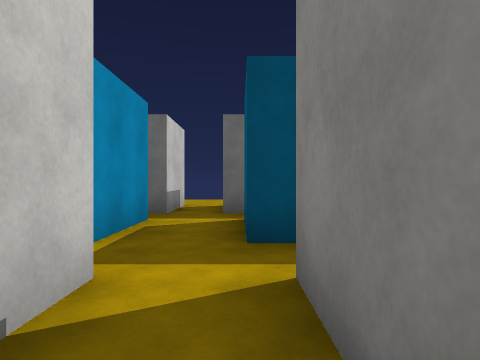
view 1 (above)

24 first-person views from a walk through a Unity game level. The camera is 1.3 m above the floor, looks level and sees 75° across. The floor is counted in squares, 2 m on a side. Each view is taken from the middle of a square. On the plan, view 1 faces up. The plan holds only what a view shows up to about 10 squares ahead; the rest is blank. The place goes on beyond the plan. The player is left out. Surface patterns are stand-ins for the level's own textures.

view 2
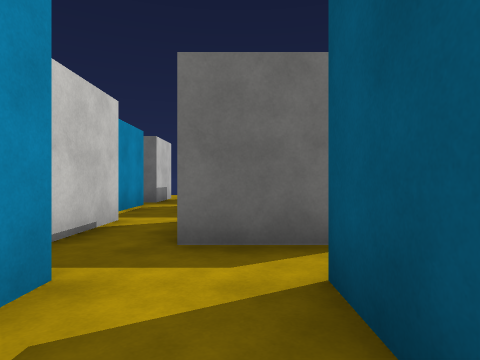

view 3
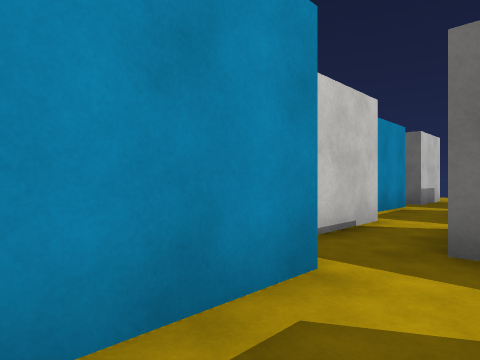

view 4
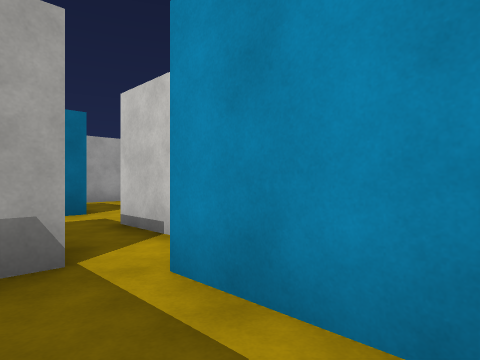

view 5
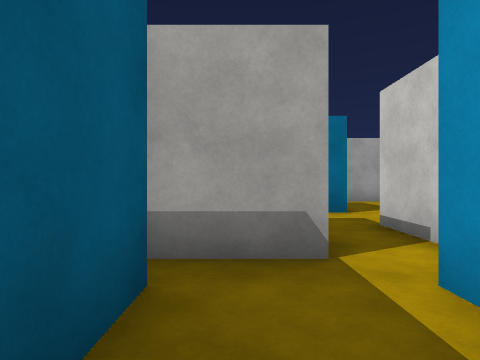

view 6
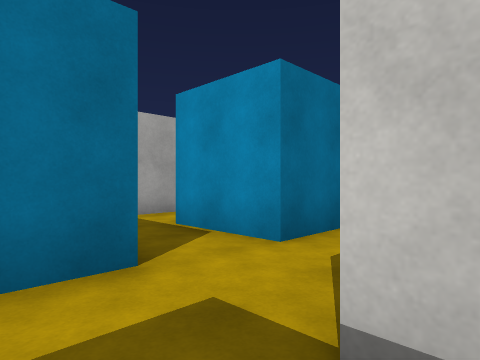

view 7
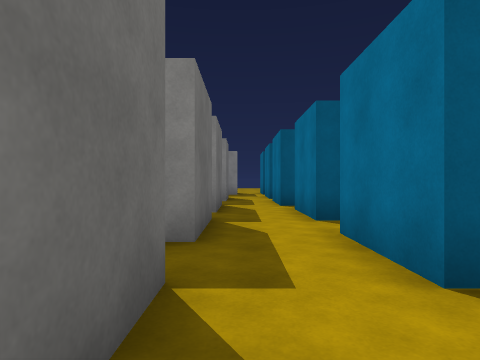

view 8
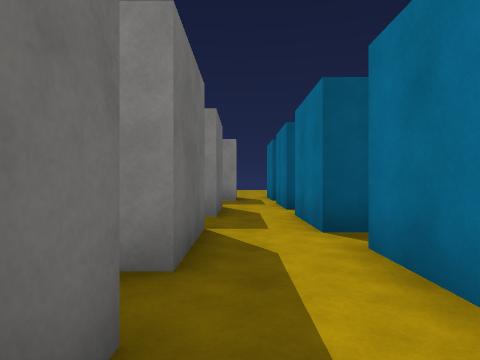

view 9
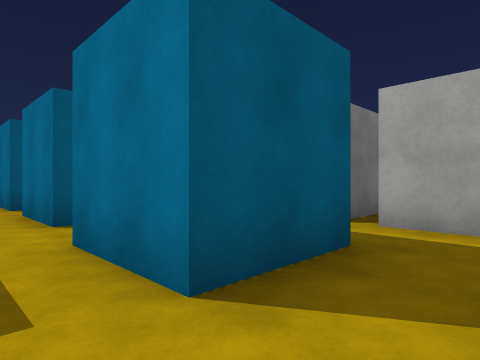

view 10
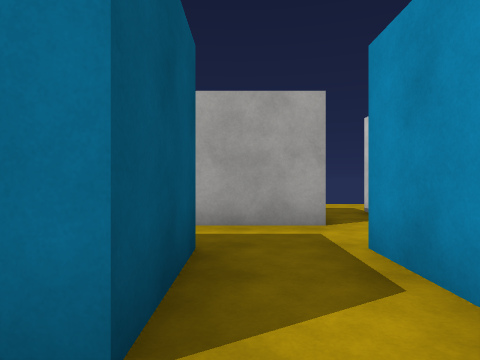

view 11
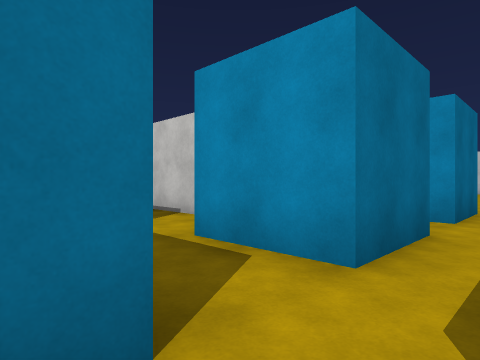

view 12
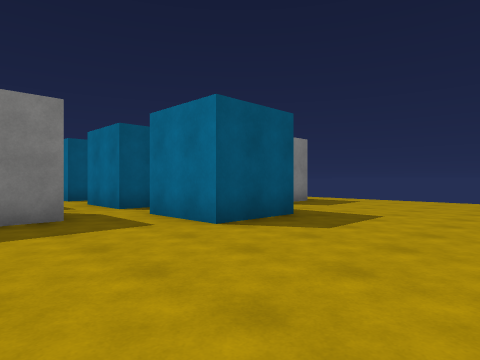

view 13
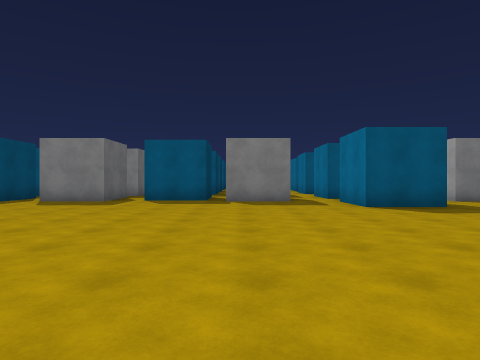

view 14
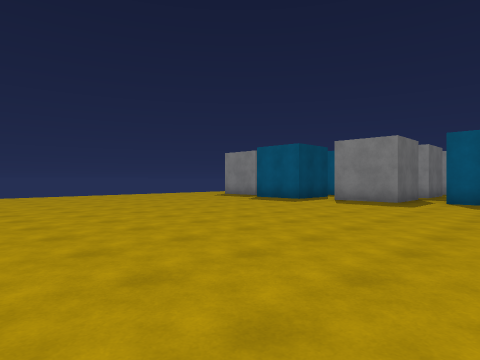

view 15
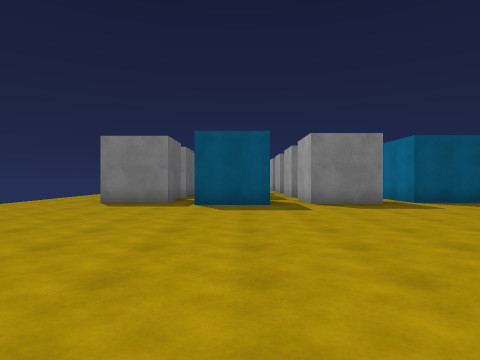

view 16
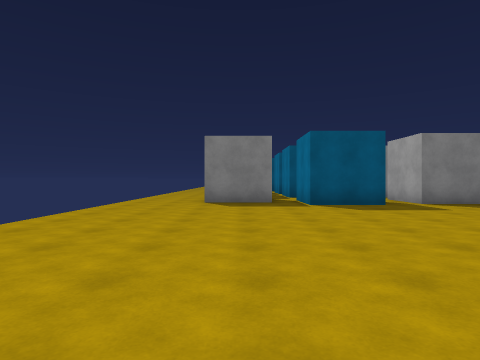

view 17
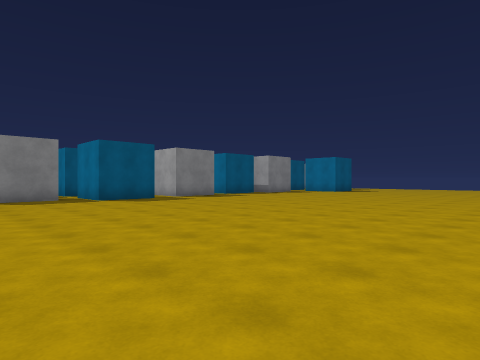

view 18
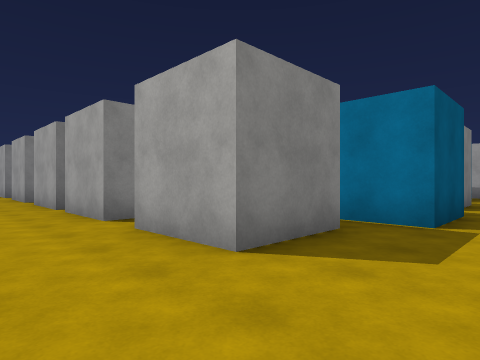

view 19
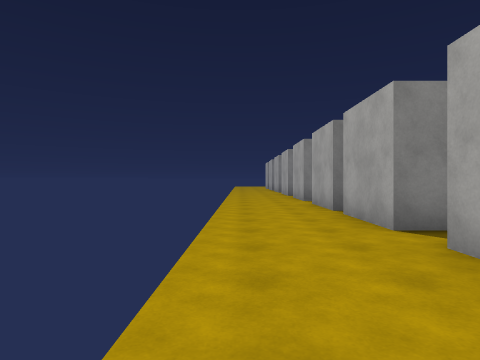

view 20
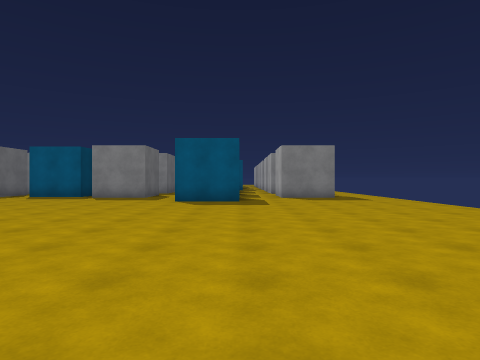

view 21
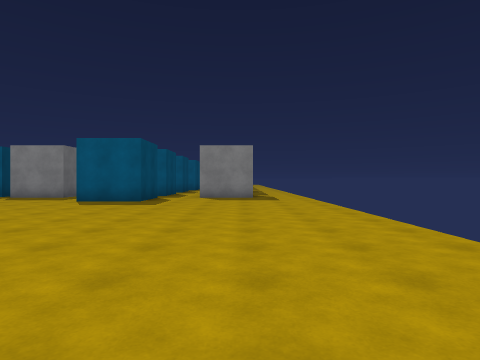

view 22
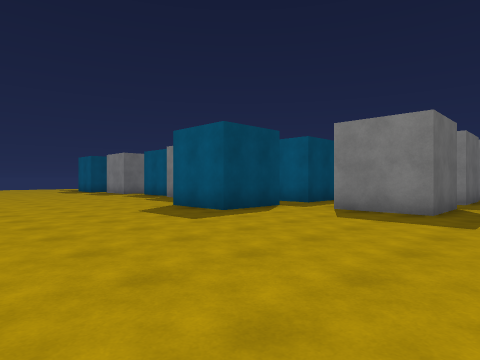

view 23
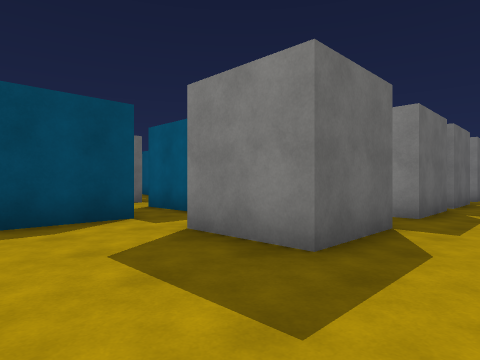

view 24
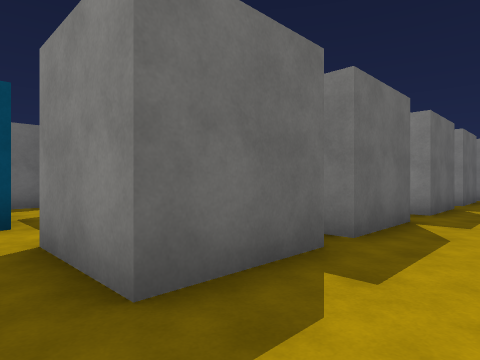

### Floor plan
Points are (right, up) in squares from view 1. A wall is a line through its corners. A room is listed if a view was taken in it or the views show most of it. See-through windows are left out.
Room 1 (views 1, 2, 3, 4, 5)
walls: (-0.2, -0.9) (-0.2, -3); (0.4, 0.4) (0.4, 2.1); (2, 0.1) (0.2, 0.1); (1.6, -3) (1.6, -0.9); (0.2, -3.6) (1.9, -3.6); (-1, 2.1) (-1, 0.2)
ways out: opening at (0, -4) to room 2; opening at (0, 3)
Room 2 (views 6, 8)
walls: (2.2, -5.5) (0.4, -5.5) (0.4, -5.1); (2, -7.6) (2, -7.2) (4, -7.2); (5.2, -5.5) (3.2, -5.5) (3.2, -5.1); (4.9, -7.6) (4.9, -7) (6.9, -7); (-1.2, -7.2) (0.9, -7.2); (-1, -4.1) (-1, -5.5); (8.5, -5.5) (6.8, -5.5)
ways out: opening at (0, -4) to room 1; opening at (-1, -6.5) to room 7; opening at (7, -6); opening at (8, -6)
Room 3 (views 7, 9, 10, 11)
walls: (-4.6, -9) (-4.6, -7) (-2.6, -7); (-6.2, -7) (-6.2, -9) (-8.2, -9); (-5.1, -5.5) (-5.8, -5.5); (-6.2, -10.5) (-4.2, -10.5); (-3.6, -10.5) (-2.2, -10.5); (-3.6, -12.4) (-3.6, -10.9)
ways out: opening at (-8, -10) to room 4; opening at (-7, -11.5) to room 5; opening at (-3, -6) to room 7; opening at (-7, -6); opening at (-4, -11.5); opening at (-3, -10)
Room 4 (views 12, 13, 14, 15, 16, 17, 18, 19, 20, 21, 22, 23)
walls: (-9.5, 0.1) (-9.5, 2.1) (-8, 2.1); (-9, -3) (-9, -1); (-9.9, 3.1) (-9.9, 5.2) (-8, 5.2); (-9.5, -5.6) (-9.5, -3.5); (-9, 3.2) (-9.6, 3.2); (-9, 6.1) (-9, 8) (-7, 8); (-9.5, -9) (-11.5, -9) (-11.5, -7) (-9.5, -7); (-6, 8) (-4, 8); (-7.6, -12.4) (-9.5, -12.4) (-9.5, -10.5) (-9.1, -10.5); (-3.4, 8) (-1.5, 8); (-0.4, 8) (1.1, 8)
ways out: opening at (-8, -10) to room 3; opening at (-8.5, -13.5) to room 5; opening at (-10, -6) to room 6; opening at (-9, -10) to room 6; opening at (-8.5, 3); opening at (-1, 9); opening at (0.5, 9.5)
Room 5 (view 24)
walls: (-4.2, -12.4) (-6.2, -12.4) (-6.2, -10.5); (-7.6, -10.8) (-7.6, -12.4)
ways out: opening at (-7, -11.5) to room 3; opening at (-8.5, -13.5) to room 4; opening at (-5.5, -13.5)
Room 6 (no view inside)
walls: (-8.2, -9) (-8.2, -7)
ways out: opening at (-10, -6) to room 4; opening at (-9, -10) to room 4; opening at (-8, -6)
Room 7 (no view inside)
walls: (-1, -5.5) (-2.5, -5.5)
ways out: opening at (-1, -6.5) to room 2; opening at (-3, -6) to room 3; opening at (-2, -8.5)

Positions as (right, up) in squares from view 1, and headings:
1: (0, 0), facing up
2: (1, -3), facing up
3: (1, -3), facing up-left
4: (1, -1), facing down-left
5: (1, -1), facing down
6: (0, -5), facing down-left
7: (-3, -6), facing right
8: (1, -6), facing right
9: (-6, -6), facing down-right
10: (-5, -6), facing down
11: (-4, -6), facing down-left
12: (-15, -4), facing down-right
13: (-19, -4), facing right
14: (-19, -3), facing up-right
15: (-18, 4), facing right
16: (-18, 7), facing right
17: (-20, 9), facing down-right
18: (-11, 10), facing down-right
19: (-10, 10), facing right
20: (-21, -9), facing right
21: (-21, -12), facing right
22: (-16, -14), facing up-right
23: (-12, -14), facing up-right
24: (-7, -14), facing up-right
